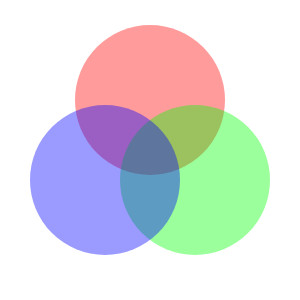
Frame 1 (no input)
Frame 60 (no input): identical to frame 1, image omitted
Frame 120 (the mouse pressed at the canvas centre since frame 60): identical to frame 1, image omitted

The p5.js sketch that drew this single still picture (run headless with seeded random() and noise() and a simulated clock; from frame 60 on, the mouse is pressed at the canvas centre):

// p5.js sketch
// ── sketch.js
function setup() {
  createCanvas(300, 300);
}

function draw() {
  background(256, 256, 256);
  noStroke();
  
  fill(256, 0, 0, 100);
  circle(150, 100, 150);
  
  fill(0, 256, 0, 100);
  circle(195, 180, 150);
  
  fill(0, 0, 256, 100);
  circle(105, 180, 150)
  
  
  
}
